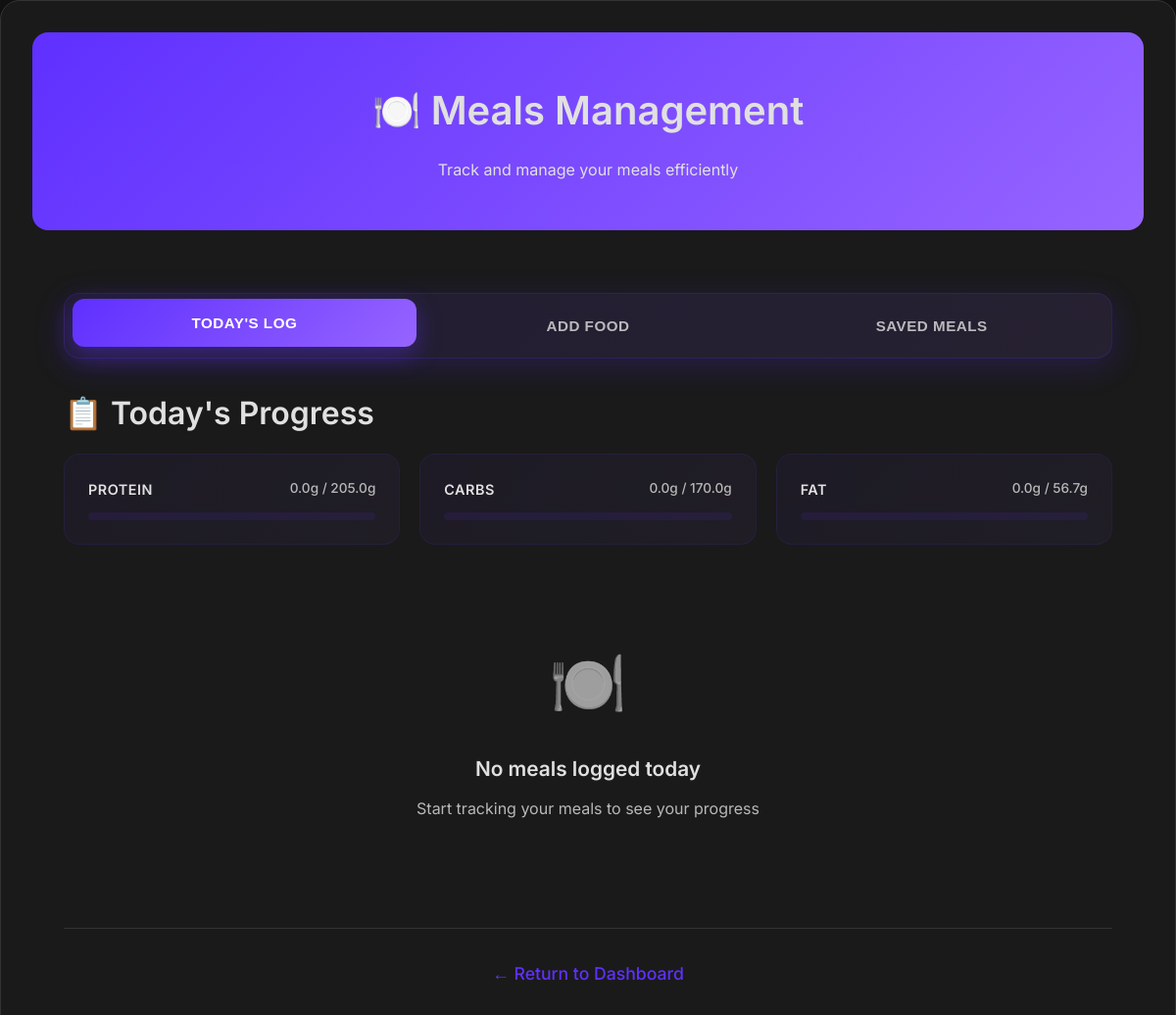
/meals (signed in), run on an earlier commit of the app's database.
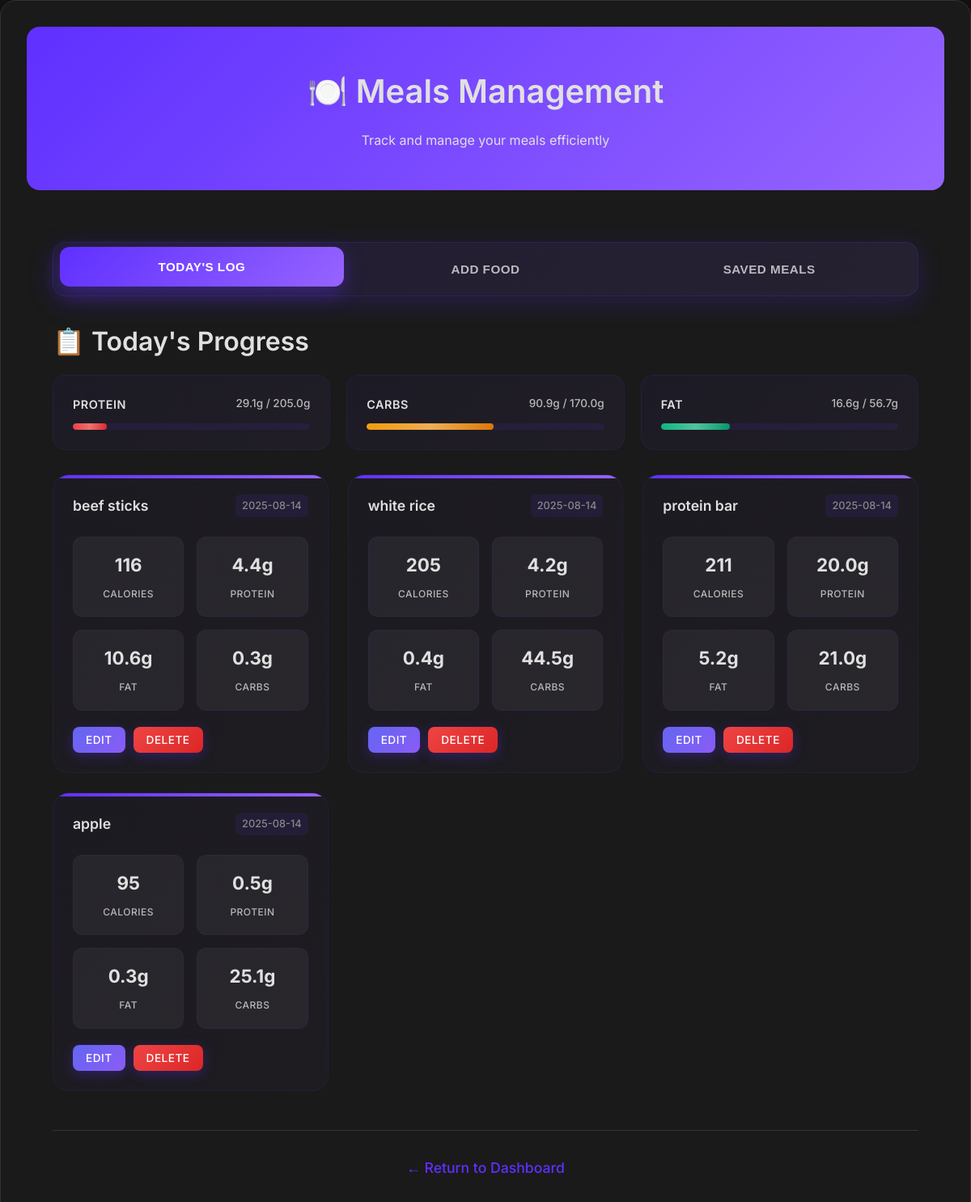
And on a later commit of the database.
### tables this page shows
CREATE TABLE goals (
            id INTEGER PRIMARY KEY AUTOINCREMENT,
            user_id INTEGER,
            weight_goal REAL,
            calorie_goal INTEGER, protein_goal REAL, carbs_goal REAL, fat_goal REAL,
            FOREIGN KEY (user_id) REFERENCES users(id)
        );

CREATE TABLE meals (
            id INTEGER PRIMARY KEY AUTOINCREMENT,
            user_id INTEGER,
            meal_name TEXT,
            calories REAL,
            protein REAL,
            fat REAL,
            carbs REAL,
            date TEXT, quantity REAL, unit TEXT, meal_session_id TEXT,
            FOREIGN KEY (user_id) REFERENCES users(id)
        );

### cedhealth_app.py (the view, shortened to what this page needs)
@app.route('/meals', methods=['GET', 'POST'])
def meals():
    if 'user_id' not in session:
        return redirect(url_for('login'))
    nutrition_data = None
    error_message = None
    analyze_results = []
    total_nutrition = {'calories': 0, 'protein': 0, 'fat': 0, 'carbs': 0, 'fiber': 0}
    date_filter = request.args.get('date')
    if not date_filter:
        date_filter = datetime.now().date().isoformat()
    user_id = session['user_id']
    conn = sqlite3.connect('cedhealth.db')
    c = conn.cursor()
    c.execute('SELECT * FROM meals WHERE user_id = ? AND date = ? ORDER BY id DESC',
              (user_id, date_filter))
    meals_by_user = c.fetchall()
    c.execute('SELECT SUM(protein), SUM(carbs), SUM(fat) FROM meals WHERE user_id = ? AND date = ?',
              (user_id, date_filter))
    macro_totals = c.fetchone()
    c.execute('SELECT protein_goal, carbs_goal, fat_goal FROM goals WHERE user_id = ?', (user_id,))
    macro_goals = c.fetchone()
    c.execute('''
        SELECT sm.id, sm.meal_name, sm.created_date,
               SUM(smi.calories) as total_calories,
               SUM(smi.protein) as total_protein,
               SUM(smi.fat) as total_fat,
               SUM(smi.carbs) as total_carbs
        FROM saved_meals sm
        LEFT JOIN saved_meal_items smi ON sm.id = smi.saved_meal_id
        WHERE sm.user_id = ?
        GROUP BY sm.id, sm.meal_name, sm.created_date
        ORDER BY sm.created_date DESC
    ''', (user_id,))
    saved_meals_data = c.fetchall()
    conn.close()
    return render_template('meals.html',
                           meals=meals_by_user,
                           selected_date=date_filter,
                           nutrition_data=nutrition_data,
                           error_message=error_message,
                           macro_totals=macro_totals,
                           macro_goals=macro_goals,
                           current_date=datetime.now().date().isoformat(),
                           saved_meals=saved_meals_data,
                           analyze_results=analyze_results,
                           total_nutrition=total_nutrition)

### templates/meals.html (shortened to what this page needs)
<!DOCTYPE html>
<html lang="en">
<head>
    <link rel="stylesheet" href="/static/style.css">
</head>
<body>
    <div class="container">
        <div class="header">
            <h1>🍽️ Meals Management</h1>
            <p>Track and manage your meals efficiently</p>
        </div>
        <div class="content">
            <div class="meal-tabs">
                <button class="meal-tab active" onclick="switchTab('today-log')">Today's Log</button>
                <button class="meal-tab" onclick="switchTab('add-food')">Add Food</button>
                <button class="meal-tab" onclick="switchTab('saved-meals')">Saved Meals</button>
            </div>
            <div id="today-log" class="tab-content active">
                <div class="section-card">
                    <h2>📋 Today's Progress</h2>
                    <div class="macro-grid">
                        <div class="macro-item">
                            <div class="macro-header">
                                <span class="macro-label">Protein</span>
                                <span class="macro-progress">
                                    {{ "%.1f"|format(macro_totals[0] or 0) }}g / {{ "%.1f"|format(macro_goals[0] or 0) }}g
                                </span>
                            </div>
                            <div class="progress-bar">
                                <div class="progress-fill protein-fill" style="width: {{ ((macro_totals[0] or 0) / (macro_goals[0] or 1) * 100) if macro_goals and macro_goals[0] else 0 }}%"></div>
                            </div>
                        </div>
                        <div class="macro-item">
                            <div class="macro-header">
                                <span class="macro-label">Carbs</span>
                                <span class="macro-progress">
                                    {{ "%.1f"|format(macro_totals[1] or 0) }}g / {{ "%.1f"|format(macro_goals[1] or 0) }}g
                                </span>
                            </div>
                            <div class="progress-bar">
                                <div class="progress-fill carbs-fill" style="width: {{ ((macro_totals[1] or 0) / (macro_goals[1] or 1) * 100) if macro_goals and macro_goals[1] else 0 }}%"></div>
                            </div>
                        </div>
                        <div class="macro-item">
                            <div class="macro-header">
                                <span class="macro-label">Fat</span>
                                <span class="macro-progress">
                                    {{ "%.1f"|format(macro_totals[2] or 0) }}g / {{ "%.1f"|format(macro_goals[2] or 0) }}g
                                </span>
                            </div>
                            <div class="progress-bar">
                                <div class="progress-fill fat-fill" style="width: {{ ((macro_totals[2] or 0) / (macro_goals[2] or 1) * 100) if macro_goals and macro_goals[2] else 0 }}%"></div>
                            </div>
                        </div>
                    </div>
                    {% if meals %}
                        <div class="meals-grid">
                            {% for meal in meals %}
                                <div class="meal-card">
                                    <div class="meal-header">
                                        <h3>{{ meal[2] }}</h3>
                                        <span class="meal-date">{{ meal[7] }}</span>
                                    </div>
                                    <div class="meal-nutrition">
                                        <div class="nutrition-item">
                                            <span class="value">{{ "%.0f"|format(meal[3]) }}</span>
                                            <span class="label">Calories</span>
                                        </div>
                                        <div class="nutrition-item">
                                            <span class="value">{{ "%.1f"|format(meal[4]) }}g</span>
                                            <span class="label">Protein</span>
                                        </div>
                                        <div class="nutrition-item">
                                            <span class="value">{{ "%.1f"|format(meal[5]) }}g</span>
                                            <span class="label">Fat</span>
                                        </div>
                                        <div class="nutrition-item">
                                            <span class="value">{{ "%.1f"|format(meal[6]) }}g</span>
                                            <span class="label">Carbs</span>
                                        </div>
                                    </div>
                                    <div class="meal-actions" style="display: flex; gap: 10px; margin-top: 16px;">
                                        <button class="btn btn-secondary" onclick="editMeal({{ meal[0] }}, '{{ meal[2] }}', {{ meal[3] }}, {{ meal[4] }}, {{ meal[5] }}, {{ meal[6] }})" style="background: linear-gradient(135deg, #6366f1 0%, #8b5cf6 100%); color: white; border: none; padding: 8px 16px; border-radius: 8px; font-size: 0.85rem; font-weight: 500;">Edit</button>
                                        <form method="POST" action="{{ url_for('delete_meal', meal_id=meal[0]) }}" style="display: inline;">
                                            <button type="submit" class="btn btn-danger" onclick="return confirm('Delete this meal?')">Delete</button>
                                        </form>
                                    </div>
                                </div>
                            {% endfor %}
                        </div>
                    {% else %}
                        <div class="empty-state">
                            <div class="empty-icon">🍽️</div>
                            <h3>No meals logged today</h3>
                            <p>Start tracking your meals to see your progress</p>
                        </div>
                    {% endif %}
                </div>
            </div>
            <div class="back-link">
                <a href="/dashboard">← Return to Dashboard</a>
            </div>
        </div>
    </div>
</body>
</html>

### static/style.css (style rules this page uses)
* { margin: 0; padding: 0; box-sizing: border-box; }
:root { --primary-bg: #121212; --secondary-bg: #1A1A1A; --tertiary-bg: #2A2A2A; --card-bg: #1A1A1A; --accent-color: #5f30ff; --accent-gradient: linear-gradient(135deg, #5f30ff 0%, #9664ff 100%); --accent-hover: #7c3aed; --text-primary: #e0e0e0; --text-secondary: #B8B8B8; --text-muted: #888888; --border-color: #333333; --shadow-light: rgba(95, 48, 255, 0.1); --shadow-medium: rgba(0, 0, 0, 0.3); --shadow-heavy: rgba(0, 0, 0, 0.5); --radius-sm: 8px; --radius-md: 12px; --radius-lg: 16px; --radius-xl: 20px; --space-xs: 0.5rem; --space-sm: 0.75rem; --space-md: 1rem; --space-lg: 1.5rem; --space-xl: 2rem; --space-2xl: 3rem; }
body { font-family: 'Inter', 'Poppins', -apple-system, BlinkMacSystemFont, 'Segoe UI', Roboto, sans-serif; line-height: 1.6; color: var(--text-primary); background-color: var(--primary-bg); min-height: 100vh; font-weight: 400; }
h1, h2, h3, h4, h5, h6 { font-weight: 600; margin-bottom: var(--space-md); color: var(--text-primary); font-family: 'Inter', sans-serif; }
h1 { font-size: 2.5rem; }
h2 { font-size: 2rem; }
h3 { font-size: 1.5rem; }
p, span, div, label, li, td, th { color: var(--text-primary); font-family: 'Inter', sans-serif; }
a { color: var(--accent-color); text-decoration: none; transition: color 0.3s ease; }
.btn { display: inline-flex; align-items: center; justify-content: center; padding: var(--space-md) var(--space-xl); font-size: 1rem; font-weight: 600; text-decoration: none; border: none; border-radius: var(--radius-md); cursor: pointer; transition: all 0.3s ease; white-space: nowrap; text-transform: uppercase; letter-spacing: 0.5px; font-family: 'Inter', sans-serif; }
.btn-primary, .btn { background: var(--accent-gradient); color: white; box-shadow: 0 4px 15px rgba(95, 48, 255, 0.3); }
.btn-secondary { background: var(--tertiary-bg); color: var(--text-primary); border: 1px solid var(--border-color); }
.container { max-width: 1200px; margin: 0 auto; padding: var(--space-xl); background: var(--card-bg); border-radius: var(--radius-xl); box-shadow: 0 8px 32px var(--shadow-medium); border: 1px solid var(--border-color); }
.header, .page-header { background: var(--accent-gradient); color: white; padding: var(--space-2xl) var(--space-xl); text-align: center; border-radius: var(--radius-lg); margin-bottom: var(--space-xl); position: relative; }
.back-link { text-align: center; margin-top: var(--space-2xl); padding-top: var(--space-xl); border-top: 1px solid var(--border-color); }
.back-link a { color: var(--accent-color); text-decoration: none; font-weight: 500; transition: color 0.3s ease; font-size: 1.1rem; }
.content { padding: var(--space-xl); }

What changed in the data, as far as the page shows it:
added meals: meal_name "beef sticks", date "2025-08-14", calories "116", protein "4.4", fat "10.6", carbs "0.3"
added meals: meal_name "white rice", date "2025-08-14", calories "205", protein "4.2", fat "0.4", carbs "44.5"
added meals: meal_name "protein bar", date "2025-08-14", calories "211", protein "20.0", fat "5.2", carbs "21.0"
added meals: meal_name "apple", date "2025-08-14", calories "95", protein "0.5", fat "0.3", carbs "25.1"
Also different on the page:
{{ "%.1f"|format(macro_totals[0] or 0) }}: "0.0" → "29.1"
{{ "%.1f"|format(macro_totals[1] or 0) }}: "0.0" → "90.9"
{{ "%.1f"|format(macro_totals[2] or 0) }}: "0.0" → "16.6"
text no longer shown: "🍽️ No meals logged today Start tracking your meals to see your progress"
